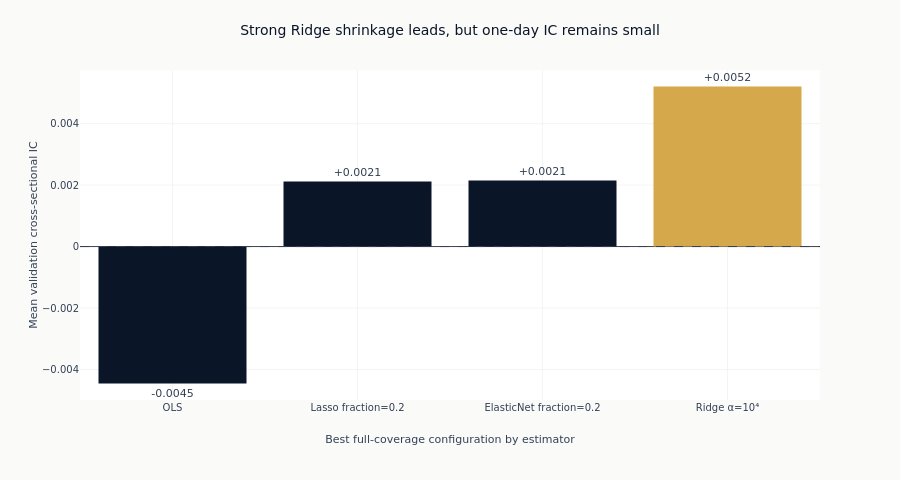

Notebook cell for this chart:
### Markdown cell above
### Strong Ridge shrinkage leads, but one-day IC remains small

Comparing the strongest full-coverage configuration from each estimator family
separates the effect of regularization from grid density. The zero reference is
economically important: the ranking leader is positive, but its mean IC is only
about half a percent.

### Code cell
_SUPERSCRIPT = str.maketrans("0123456789-", "⁰¹²³⁴⁵⁶⁷⁸⁹⁻")


def _pretty_config(name):
    """Return a compact display label for a linear-model configuration."""
    if name.startswith("ridge_a"):
        exponent = int(round(np.log10(float(name.split("_a")[1]))))
        return f"Ridge α=10{str(exponent).translate(_SUPERSCRIPT)}"
    if name.startswith("lasso_f"):
        return f"Lasso fraction={name.split('_f')[1]}"
    if name.startswith("enet_f"):
        return f"ElasticNet fraction={name.split('_f')[1]}"
    return "OLS" if name == "ols" else name


_family_best = {}
for _result in full_cov:
    _family_best.setdefault(_result["config"]["model_class"], _result)
_family_order = ["LinearRegression", "Lasso", "ElasticNet", "Ridge"]
_family_results = [_family_best[name] for name in _family_order if name in _family_best]
_family_labels = [_pretty_config(r["config"]["config_name"]) for r in _family_results]
_family_ics = [r["ic_mean"] for r in _family_results]
_family_colors = [COLORS["amber"] if r is best else COLORS["blue"] for r in _family_results]

fig_family = go.Figure(
    go.Bar(
        x=_family_labels,
        y=_family_ics,
        marker_color=_family_colors,
        text=[f"{value:+.4f}" for value in _family_ics],
        textposition="outside",
        cliponaxis=False,
    )
)
fig_family.add_hline(y=0, line_color=COLORS["neutral"], line_dash="dash", line_width=1)
fig_family.update_layout(
    title="Strong Ridge shrinkage leads, but one-day IC remains small",
    height=480,
    width=900,
    showlegend=False,
    margin=dict(t=70),
)
fig_family.update_xaxes(title_text="Best full-coverage configuration by estimator")
fig_family.update_yaxes(title_text="Mean validation cross-sectional IC")
fig_family.show()

### Figure 1 — Plotly figure (JSON) as saved in the notebook; plotly's stock layout.template omitted (floating-point values rounded to 4 significant figures)
{"data": [{"cliponaxis": false, "marker": {"color": ["#0a1628", "#0a1628", "#0a1628", "#D4A84B"]}, "text": ["-0.0045", "+0.0021", "+0.0021", "+0.0052"], "textposition": "outside", "type": "bar", "x": ["OLS", "Lasso fraction=0.2", "ElasticNet fraction=0.2", "Ridge α=10⁴"], "y": [-0.004456, 0.002116, 0.002148, 0.005209]}], "layout": {"height": 480, "margin": {"t": 70}, "shapes": [{"line": {"color": "#334155", "dash": "dash", "width": 1}, "type": "line", "x0": 0, "x1": 1, "xref": "x domain", "y0": 0, "y1": 0, "yref": "y"}], "showlegend": false, "title": {"text": "Strong Ridge shrinkage leads, but one-day IC remains small"}, "width": 900, "xaxis": {"title": {"text": "Best full-coverage configuration by estimator"}}, "yaxis": {"title": {"text": "Mean validation cross-sectional IC"}}}}
